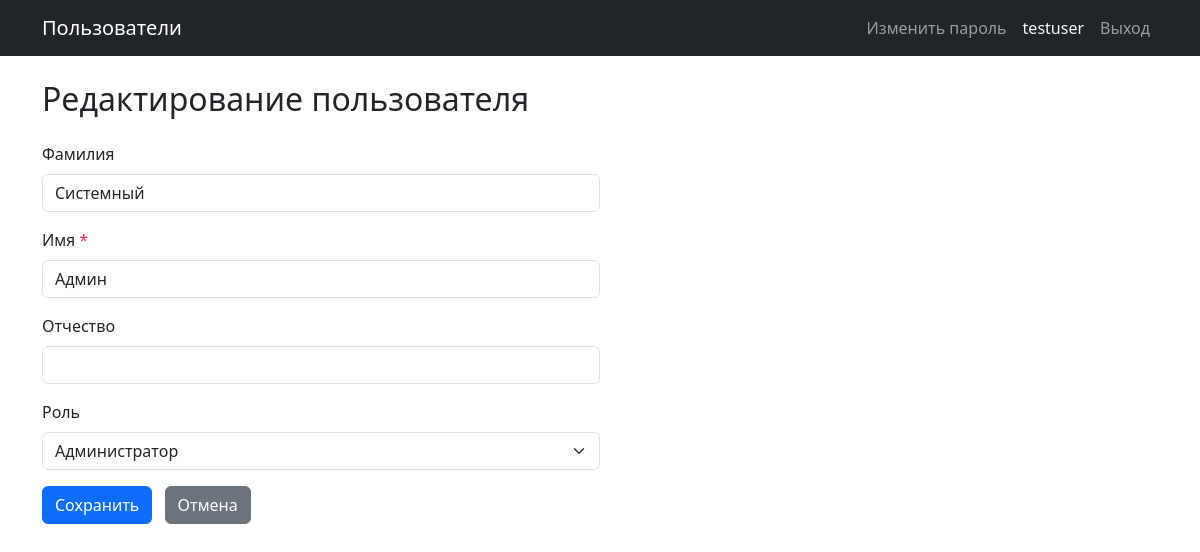
/users/1/edit (signed in), run on the app's committed database.
### tables this page shows
CREATE TABLE users (
    id INTEGER PRIMARY KEY AUTOINCREMENT,
    login TEXT NOT NULL UNIQUE,
    password_hash TEXT NOT NULL,
    last_name TEXT,
    first_name TEXT NOT NULL,
    middle_name TEXT,
    role_id INTEGER REFERENCES roles(id) ON DELETE SET NULL,
    created_at TIMESTAMP NOT NULL DEFAULT CURRENT_TIMESTAMP
);

### app.py (the view, shortened to what this page needs)
@app.route('/users/<int:user_id>/edit', methods=['GET', 'POST'])
@login_required
def user_edit(user_id):
    db = get_db()
    user = db.execute("SELECT * FROM users WHERE id = ?", (user_id,)).fetchone()
    if not user:
        db.close()
        abort(404)
    roles = db.execute("SELECT * FROM roles ORDER BY name").fetchall()
    form = dict(user)
    db.close()
    return render_template('user_edit.html', roles=roles, form=form, errors={}, user=user)

### app.py (called while the page is built)
def get_db():
    conn = sqlite3.connect(DATABASE)
    conn.row_factory = sqlite3.Row
    conn.execute("PRAGMA foreign_keys = ON")
    return conn

def login_required(f):
    @wraps(f)
    def decorated(*args, **kwargs):
        if 'user_id' not in session:
            flash('Для доступа к этой странице необходимо войти в систему', 'warning')
            return redirect(url_for('login'))
        return f(*args, **kwargs)
    return decorated

def get_current_user():
    if 'user_id' not in session:
        return None
    db = get_db()
    user = db.execute(
        "SELECT u.*, r.name AS role_name FROM users u LEFT JOIN roles r ON u.role_id = r.id WHERE u.id = ?",
        (session['user_id'],)
    ).fetchone()
    db.close()
    return user

@app.context_processor
def inject_user():
    return {'current_user': get_current_user()}

### templates/user_edit.html (shortened to what this page needs)
{% extends 'base.html' %}
{% from 'macros.html' import user_form %}
{% block content %}
<h2 class="mb-4">Редактирование пользователя</h2>
<form method="post" class="col-md-6">
    {{ user_form(form, errors, roles, show_login_password=False) }}
    <div class="mt-3">
        <button type="submit" class="btn btn-primary">Сохранить</button>
        <a href="{{ url_for('index') }}" class="btn btn-secondary ms-2">Отмена</a>
    </div>
</form>
{% endblock %}

### templates/base.html (shortened to what this page needs)
<!DOCTYPE html>
<html lang="ru">
<head>
    <link rel="stylesheet" href="https://cdn.jsdelivr.net/npm/bootstrap@5.3.0/dist/css/bootstrap.min.css">
</head>
<body>
<nav class="navbar navbar-expand-lg navbar-dark bg-dark">
    <div class="container">
        <a class="navbar-brand" href="{{ url_for('index') }}">Пользователи</a>
        <div class="navbar-nav ms-auto">
            {% if current_user %}
                <a class="nav-link" href="{{ url_for('change_password') }}">Изменить пароль</a>
                <span class="nav-link text-light">{{ current_user['login'] }}</span>
                <a class="nav-link" href="{{ url_for('logout') }}">Выход</a>
            {% else %}
                <a class="nav-link" href="{{ url_for('login') }}">Вход</a>
            {% endif %}
        </div>
    </div>
</nav>
<div class="container mt-4">
    {% block content %}{% endblock %}
</div>
</body>
</html>

### templates/macros.html (shortened to what this page needs)
{% macro user_form(form, errors, roles, show_login_password=True) %}
<div class="mb-3">
    <label for="last_name" class="form-label">Фамилия</label>
    <input type="text"
           class="form-control {% if errors.get('last_name') %}is-invalid{% endif %}"
           id="last_name" name="last_name"
           value="{{ form.get('last_name', '') or '' }}">
</div>
<div class="mb-3">
    <label for="first_name" class="form-label">Имя <span class="text-danger">*</span></label>
    <input type="text"
           class="form-control {% if errors.get('first_name') %}is-invalid{% endif %}"
           id="first_name" name="first_name"
           value="{{ form.get('first_name', '') }}">
</div>
<div class="mb-3">
    <label for="middle_name" class="form-label">Отчество</label>
    <input type="text"
           class="form-control"
           id="middle_name" name="middle_name"
           value="{{ form.get('middle_name', '') or '' }}">
</div>
<div class="mb-3">
    <label for="role_id" class="form-label">Роль</label>
    <select class="form-select" id="role_id" name="role_id">
        {% for role in roles %}
            <option value="{{ role['id'] }}"
                {% if form.get('role_id') and form.get('role_id')|string == role['id']|string %}selected{% endif %}>
                {{ role['name'] }}
            </option>
        {% endfor %}
    </select>
</div>
{% endmacro %}

### data on the page
users: login "testuser"
users: last_name "Системный", first_name "Админ"

### other printed values
form field role_id "Администратор"
